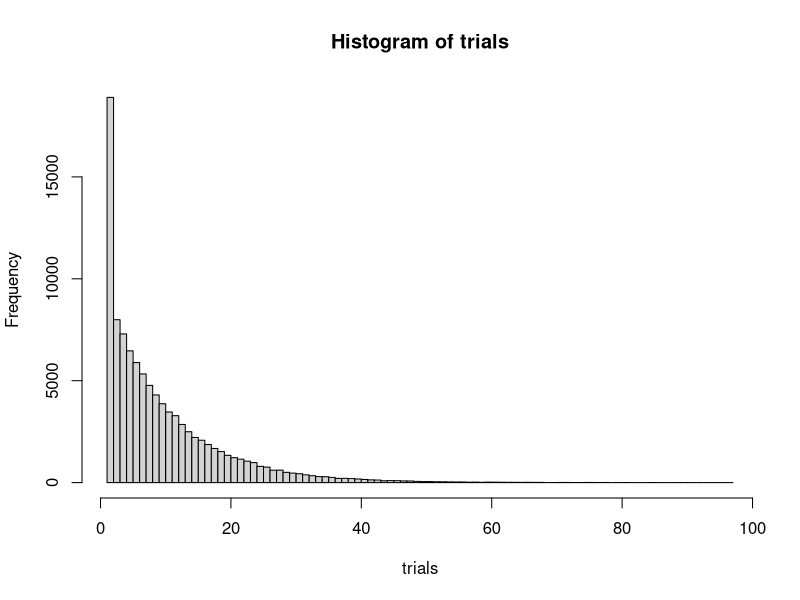
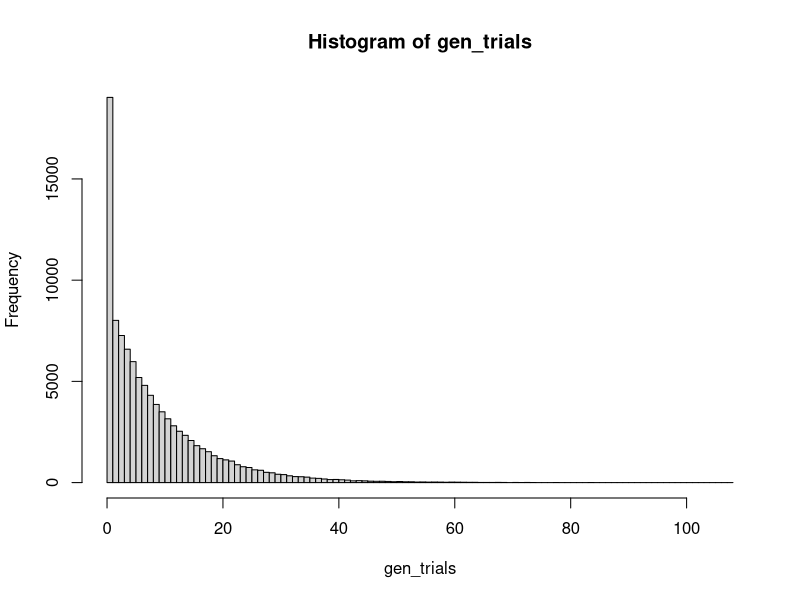
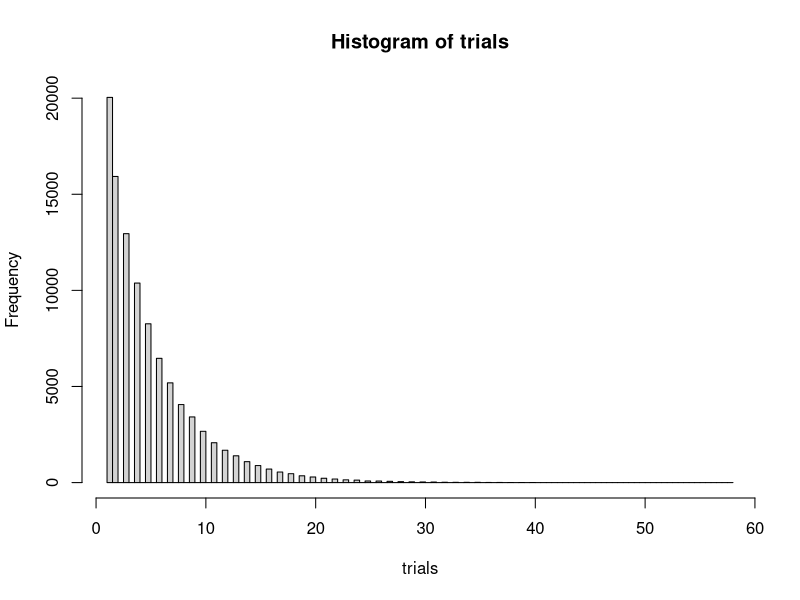
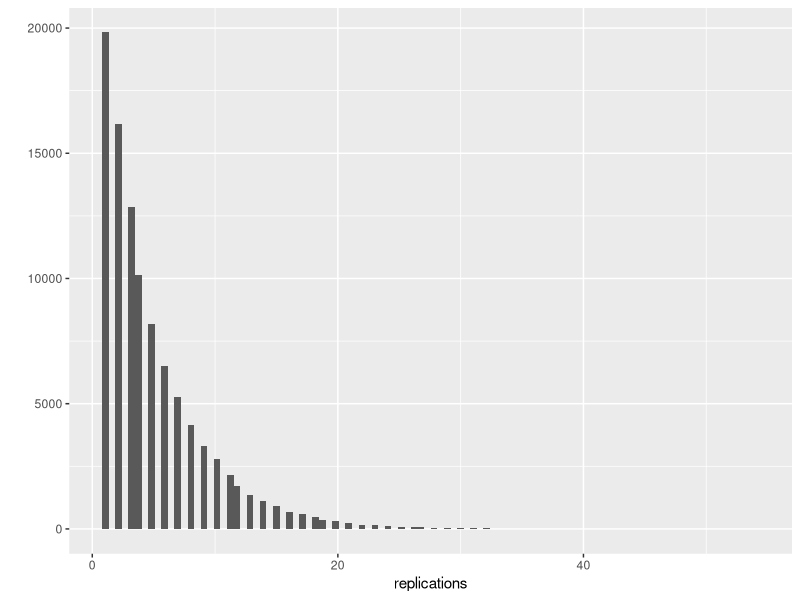
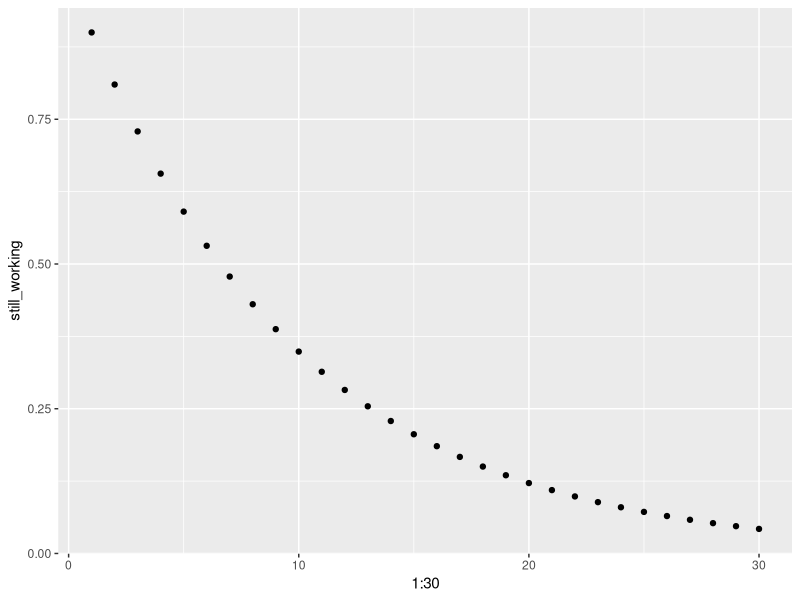

Write the R code that produced these figures, in order.
flips = rbinom(100, 1, .1)
which(flips == 1)[1]
trials = replicate(100000, which(rbinom(100, 1, .1) == 1)[1])
hist(trials, breaks=100)
str(trials)
gen_trials = rgeom(100000, .1)
hist(gen_trials, breaks=100)
mean(gen_trials)
class(gen_trials) == class(trials)
str(gen_trials) == str(trials)
mean ~ 1/p - 1

# Simulate 100 instances of flipping a 20% coin
flips <- rbinom(100, 1, .20)

# Use which to find the first case of 1 ("heads")
which(flips == 1)[1]
trials = replicate(100000, which(rbinom(100, 1, .2) == 1)[1])
mean(trials)
hist(trials, breaks=100)

# Existing code for finding the first instance of heads
which(rbinom(100, 1, .2) == 1)[1]
# Replicate this 100,000 times using replicate()
replications <- replicate(100000, which(rbinom(100, 1, .2) == 1)[1])
# Histogram the replications with qplot
library(ggplot2)
qplot(replications, bins=100)

# Find the probability the machine breaks on 5th day or earlier
pgeom(4, .1)
# Find the probability the machine is still working on 20th day
1 - pgeom(19, .1)

# Calculate the probability of machine working on day 1-30
still_working <- 1 - pgeom(0:29, .10)
# Plot the probability for days 1 to 30
qplot(1:30, still_working)
